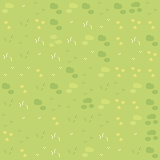

The image is a tile-based game level rendered from a .tmx file. Its description and complete source (layers, tilesets, objects, tile grids) follow:
An orthogonal 10x10 tile map with 16x16 px tiles, 1 tile layer (Tile Layer 1).

<map version="1.8" tiledversion="1.8.5" orientation="orthogonal" renderorder="right-down" width="10" height="10" tilewidth="16" tileheight="16" infinite="0" nextlayerid="2" nextobjectid="1">
 <tileset firstgid="1" source="SproutLand-Grass.tsx" />
 <layer id="1" name="Tile Layer 1" width="10" height="10">
  <data encoding="csv">
15,13,3,4,15,4,3,4,5,3,
16,1,6,4,13,11,12,16,6,16,
1,2,11,14,11,15,4,16,11,4,
11,1,13,11,3,12,4,13,12,6,
12,12,16,12,4,2,15,6,6,16,
4,16,1,4,15,3,1,3,15,4,
1,11,4,3,2,5,15,6,16,4,
3,13,13,16,1,1,3,16,15,5,
6,3,1,11,13,3,11,16,13,5,
1,16,12,11,1,15,12,13,1,4
</data>
 </layer>
</map>
